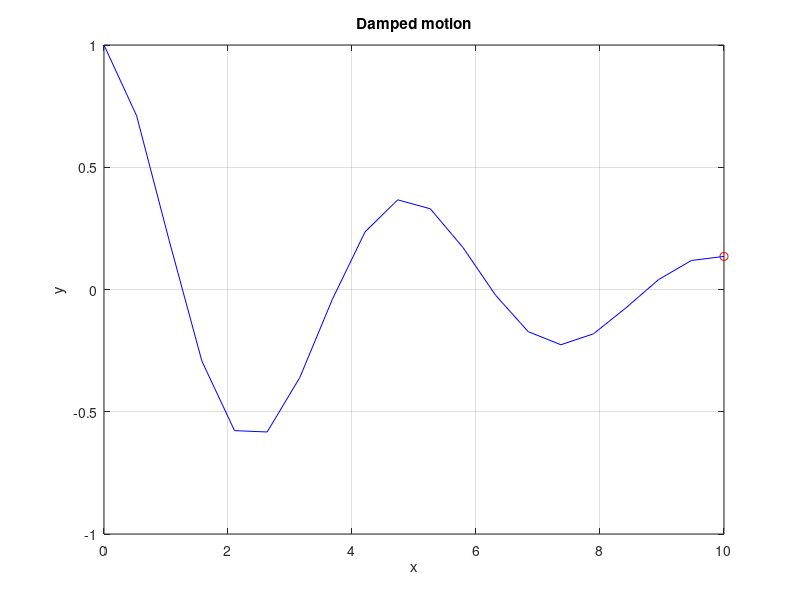

This figure's MATLAB source:
%% animateddamped.m
% Starting with the code plotdamped.m, create a new variable and define it
% as either true or false. Then if the variable is true, then then plot
% will be animated while plotting. If it is false, there will be no
% animation.

% Jonathon Vasilak
% February 12, 2020

% Clear memory
clear
% Clear command window
clc
%% Define parameters
% Defines the variable for the function which will be plotted later.
doAnimate = true;

xmin = 0;
xmax = 10;
Nx = 20;
a = input('What would you like your value of a to be? ');
lambda = input('What would you like your value of lambda to be? ');
%% Tabulate values
% Defines the variables for the graph.

x = linspace(xmin, xmax, Nx);
y = exp(-x/a).*cos((2*pi*x)/lambda);

%% Plot values
% Plot the x and y arrays and structure the graph.
if doAnimate == true
    for i = 1:Nx
    plot(x(i),y(i), 'ro',...
    x(1:i), y(1:i), 'b');
axis([xmin xmax -1 1]);
    drawnow
    end
elseif doAnimate == false
    plot(x,y);
end



xlabel('x');
ylabel('y');
grid on
title 'Damped motion'
